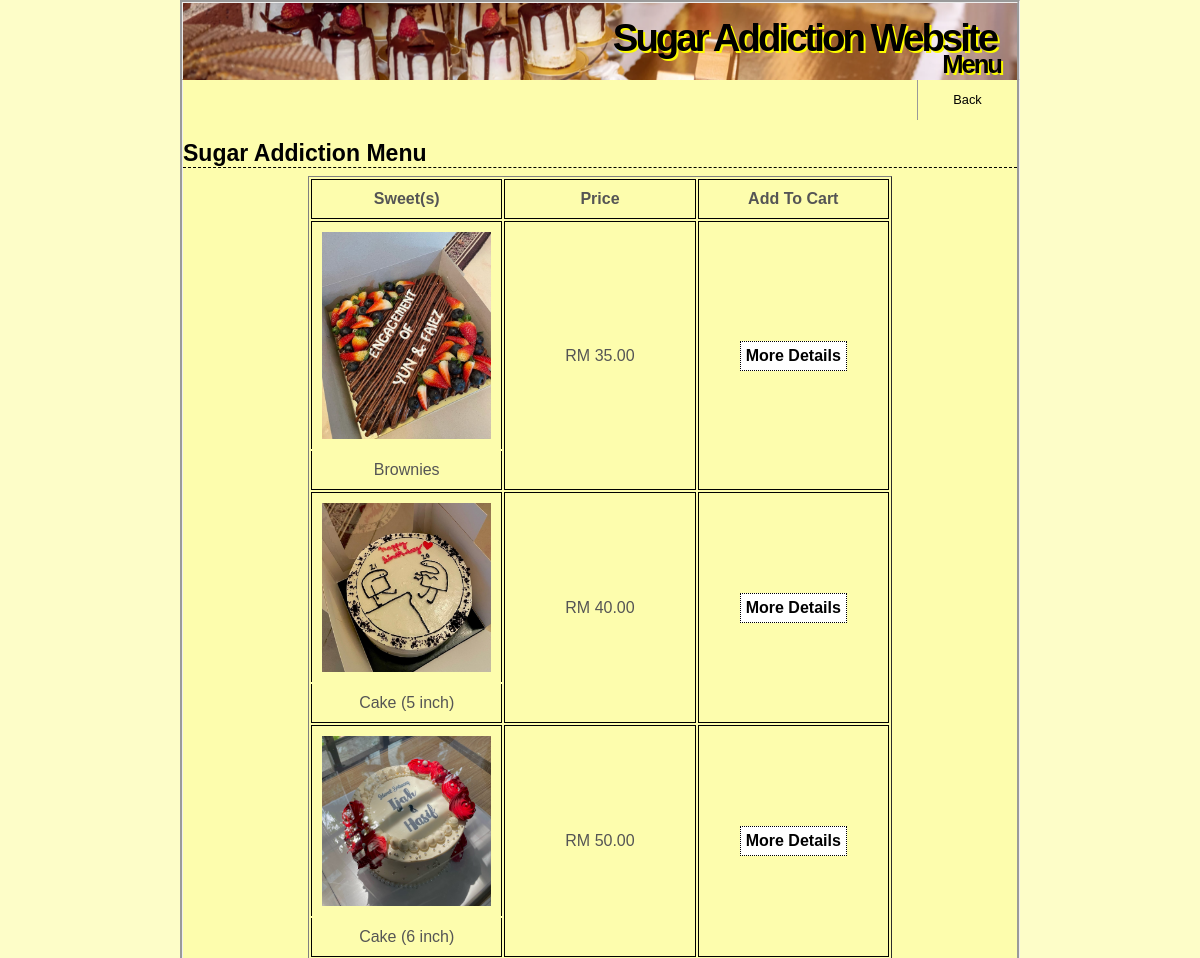
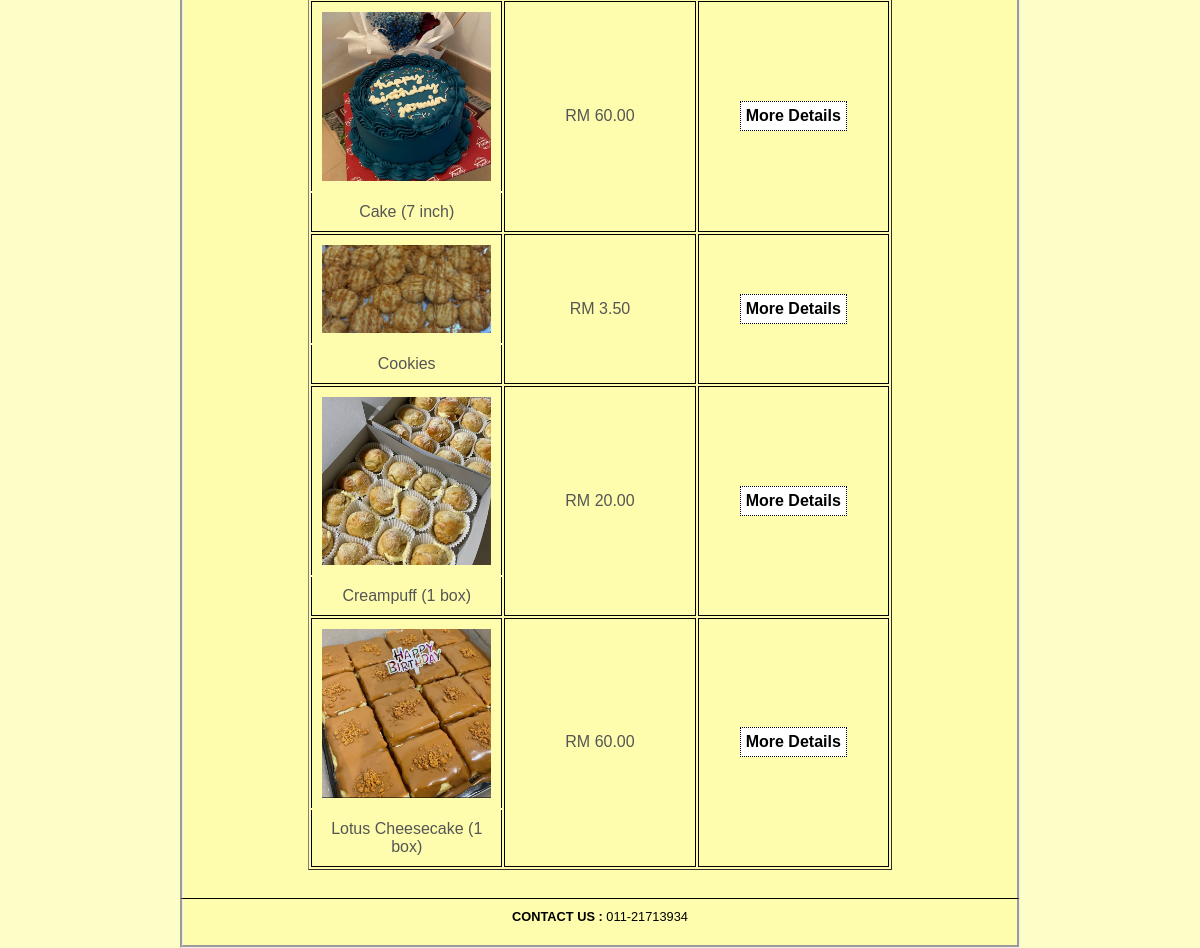
Screenshot of /menu.php (signed in) with the database file from the repository (2 pictures, top to bottom).
### tables this page shows
CREATE TABLE `product` (
  `ProductID` int(5) NOT NULL,
  `Name` varchar(100) NOT NULL,
  `Image` varchar(255) DEFAULT NULL,
  `Price` decimal(5,2) NOT NULL,
  `Size` varchar(255) DEFAULT NULL,
  `Description` varchar(255) DEFAULT NULL
);

### menu.php (the view, shortened to what this page needs)
<?php
include ('includes/header2.php');
?>
<h1>Sugar Addiction Menu</h1>
<div class="menu">
	<table border="1">
		<tr>
			<th>Sweet(s)</th>
			<th>Price</th>
			<th>Add To Cart</th>
		</tr>
		<?php
		require ('includes/constants.php');
		if(!empty($_GET["search"])){
			$search = $_GET["search"];
		} else {
			$search = "";
		}
		$q = "SELECT * FROM product WHERE Name LIKE '%$search%' ORDER BY Name ASC";
		$r = @mysqli_query ($dbc,$q);
		if (!mysqli_num_rows($r) == 1) {
			echo '<tr><td colspan="4">ALL PRODUCT OUT OF STOCK</td></tr>';
		} else {
		while ($data = mysqli_fetch_array($r)) {
			echo "
			<tr>
				<td style=\"border-bottom: 0px\">";
				if (!isset($data['Image'])) {
					echo "<img src=\"includes/images/image_na.png\"";
				} else {
					echo "<img src=\"includes/images/".$data['Image']."\"";
				};
				echo "</td>
				<td rowspan='2'>RM ".$data['Price']."</td>
				<td rowspan='2'>";
				echo '
				<form action="menudetails.php" method="GET">
					<input type="text" name="ProductID" value="'.$data["ProductID"].'" hidden>
					<input type="submit" name="submit" value="More Details" />
				</form>';
			echo "</td>
			</tr>
			<tr>
				<td style=\"border-top: 0px\">".$data['Name']."</td>
			</tr>
			";
		}}
		?>
	</table>
</div>

### includes/style.css (style rules this page uses)
* { margin:0; padding:0; }
body { background:#FDFDC8; color:#555; font:0.8em Arial, Helvetica, "bitstream vera sans", sans-serif; }
#content h1 { border-bottom:1px dashed #000000; font-size:1.8em; padding:20px 0 0; color: black; }
.menu table { margin: 1% 15%; width: 70%; table-layout: fixed; }
#content .menu table img { width: 100%; height: auto; }
#content .menu tr th { padding: 10px; border: 1px solid black; width: auto; text-align: center; }
#content .menu tr td { padding: 10px; border: 1px solid black; width: auto; text-align: center; }
#content img { vertical-align: middle; }
* { box-sizing: border-box; }
#footer { border-top:1px solid black; height:50px; margin:0 auto; padding:10px 0px; text-align:center; width:70vw; background-color: #FDFDAD; color: black; z-index: 2; position: relative; border-bottom: 3px groove; border-left: 3px groove; border-right: 3px groove; }
input, select, .input { padding: 5px; font-weight: bold; font-size: 1em; color: #000000; background: #FFFFFF; border:1px dotted #000000; }

### rows the page displays
product: Image (picture), Price "35.00", Name "Brownies"
product: Image (picture), Price "40.00", Name "Cake (5 inch)"
product: Image (picture), Price "50.00", Name "Cake (6 inch)"
product: Image (picture), Price "60.00", Name "Cake (7 inch)"
product: Image (picture), Price "3.50", Name "Cookies"
product: Image (picture), Price "20.00", Name "Creampuff (1 box)"
product: Image (picture), Price "60.00", Name "Lotus Cheesecake (1 box)"

### other values shown
$page_text "Menu"
